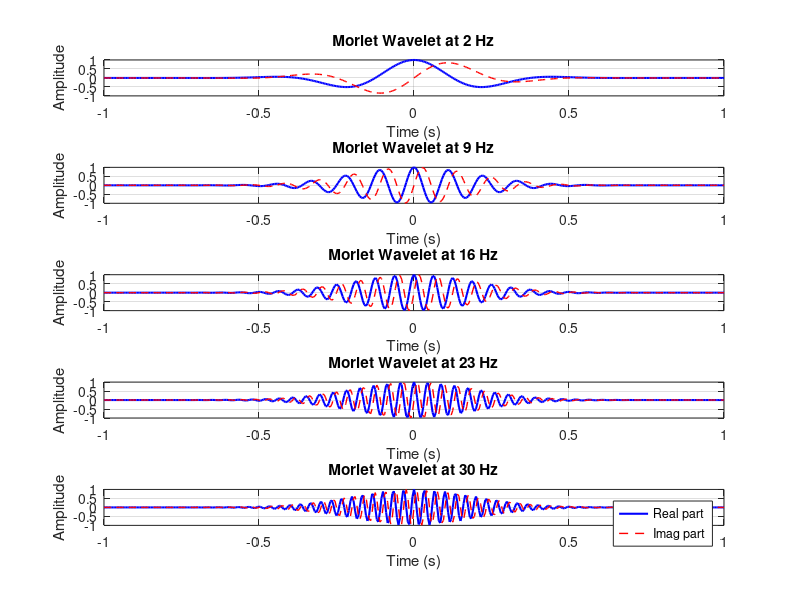

The MATLAB source for this figure: (Note: this script raises an error after producing the figure.)
% Morlet Wavelet Family (2 Hz to 30 Hz in 5 steps)
clear; clc; close all;

fs = 200;                % sampling rate (Hz) – adjust as needed
t = -1:1/fs:1;           % time vector (2 sec window)

% Frequencies for the wavelet family
freqs = linspace(2,30,5);

% Gaussian width (standard deviation)
sigma = 0.2;  % wider = smoother envelope

figure;
for i = 1:length(freqs)
    f = freqs(i);

    % Morlet wavelet = Gaussian * complex sine
    wavelet = exp(-t.^2/(2*sigma^2)) .* exp(1i*2*pi*f*t);

    % Plot real part
    subplot(length(freqs),1,i);
    plot(t, real(wavelet), 'b', 'LineWidth', 1.5); hold on;
    plot(t, imag(wavelet), 'r--', 'LineWidth', 1);
    title(['Morlet Wavelet at ' num2str(f) ' Hz']);
    xlabel('Time (s)');
    ylabel('Amplitude');
    grid on;
end

legend('Real part','Imag part');
sgtitle('Family of Morlet Wavelets (2–30 Hz)');

%%
% Select one electrode from the scalp EEG dataset and convolve each
% wavelet with EEG data from all trials from that electrode. Apply the
% Matlab function real to the convolution result, as in
% convol_result=real(convol_result). This will return the EEG data
% bandpass filtered at the peak frequency of the wavelet. You learn more
% about why this is in the next chapter.
clc 
close all
clear all
% Load EEG data
load sampleEEGdata.mat
% EEG structure is usually called EEG with fields: EEG.data (chan x time x trials), EEG.srate, EEG.times, etc.

fs = EEG.srate;          % sampling rate
times = EEG.times / 1000; % convert ms to sec if needed

% Select one electrode (e.g., Cz, or index 47 in this dataset)
chanIdx = find(strcmpi({EEG.chanlocs.labels}, 'Cz')); % or set manually
signal = squeeze(EEG.data(chanIdx,:,:));  % time x trials

% Define Morlet wavelet family
freqs = linspace(2,30,5);   % 5 wavelets, 2–30 Hz
t = -2:1/fs:2;              % 4-second window
sigma = 0.3;                % Gaussian width

% Loop over wavelets and convolve
convol_results = cell(length(freqs),1);

for fi = 1:length(freqs)
    f = freqs(fi);
    
    % Morlet wavelet
    wavelet = exp(-t.^2/(2*sigma^2)) .* exp(-1i*2*pi*f*t);
    
    % Initialize storage
    nTrials = size(signal,2);
    conv_data = zeros(size(signal));
    
    for tr = 1:nTrials
        % Convolution (same length as data)
        convsig = conv(signal(:,tr), wavelet, 'same');
        % Take the real part (band-pass filtered EEG at f Hz)
        conv_data(:,tr) = real(convsig);
    end
    
    convol_results{fi} = conv_data;
    
    fprintf('Done with %g Hz\n', f);
end

%% Plot an example trial
trialNum = 1;
figure;
for fi = 1:length(freqs)
    subplot(length(freqs),1,fi);
    plot(times, convol_results{fi}(:,trialNum));
    title([num2str(freqs(fi)) ' Hz filtered EEG (real part)']);
    xlabel('Time (s)'); ylabel('Amplitude');
end
sgtitle(['Electrode ' EEG.chanlocs(chanIdx).labels ' - Trial ' num2str(trialNum)]);

erps = cell(length(freqs),1);

for fi = 1:length(freqs)
    conv_data = convol_results{fi};   % time × trials
    erps{fi} = mean(conv_data, 2);    % average over trials
end

 % Plot ERP per frequency
figure;
for fi = 1:length(freqs)
    subplot(length(freqs),1,fi);
    plot(times, erps{fi}, 'k', 'LineWidth', 1.5);
    title([num2str(freqs(fi)) ' Hz ERP (real part)']);
    xlabel('Time (s)'); ylabel('Amplitude');
    grid on;
end
sgtitle(['ERP at Electrode ' EEG.chanlocs(chanIdx).labels]);


%% Broadband ERP (no convolution)
% Average raw signal across trials
broadbandERP = mean(signal,2);   % time x 1

%Plot broadband + wavelet-convolved ERPs
figure;

% 1st subplot: broadband ERP
subplot(length(freqs)+1,1,1);
plot(times, broadbandERP, 'k', 'LineWidth', 1.5);
title(['Broadband ERP at ' EEG.chanlocs(chanIdx).labels]);
xlabel('Time (s)'); ylabel('Amplitude');
grid on;

% Remaining subplots: wavelet ERPs
for fi = 1:length(freqs)
    subplot(length(freqs)+1,1,fi+1);
    plot(times, erps{fi}, 'b', 'LineWidth', 1.5);
    title([num2str(freqs(fi)) ' Hz ERP (real part)']);
    xlabel('Time (s)'); ylabel('Amplitude');
    grid on;
end

sgtitle('Broadband vs. Wavelet-convolved ERPs');
